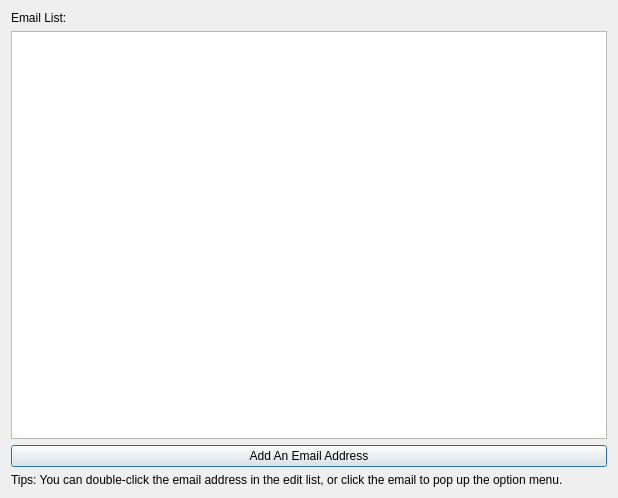
<?xml version="1.0" encoding="UTF-8"?>
<ui version="4.0">
 <class>EmailListEditorDialog</class>
 <widget class="QDialog" name="EmailListEditorDialog">
  <property name="geometry">
   <rect>
    <x>0</x>
    <y>0</y>
    <width>618</width>
    <height>498</height>
   </rect>
  </property>
  <property name="windowTitle">
   <string>Email List Editor</string>
  </property>
  <layout class="QGridLayout" name="gridLayout">
   <item row="0" column="0">
    <layout class="QVBoxLayout" name="verticalLayout">
     <item>
      <widget class="QLabel" name="titleLabel">
       <property name="text">
        <string>Email List:</string>
       </property>
      </widget>
     </item>
     <item>
      <widget class="QListWidget" name="emaillistWidget">
       <property name="editTriggers">
        <set>QAbstractItemView::DoubleClicked|QAbstractItemView::EditKeyPressed</set>
       </property>
       <property name="dragEnabled">
        <bool>true</bool>
       </property>
       <property name="isWrapping" stdset="0">
        <bool>false</bool>
       </property>
       <property name="spacing">
        <number>6</number>
       </property>
      </widget>
     </item>
     <item>
      <widget class="QPushButton" name="addEmailAddressButton">
       <property name="text">
        <string>Add An Email Address</string>
       </property>
      </widget>
     </item>
     <item>
      <widget class="QLabel" name="tipsLabel">
       <property name="text">
        <string>Tips: You can double-click the email address in the edit list, or click the email to pop up the option menu.</string>
       </property>
       <property name="wordWrap">
        <bool>true</bool>
       </property>
      </widget>
     </item>
    </layout>
   </item>
  </layout>
  <action name="actionDelete_Selected_Email_Address">
   <property name="text">
    <string>Delete Selected Email Address</string>
   </property>
  </action>
 </widget>
 <resources/>
 <connections/>
</ui>
